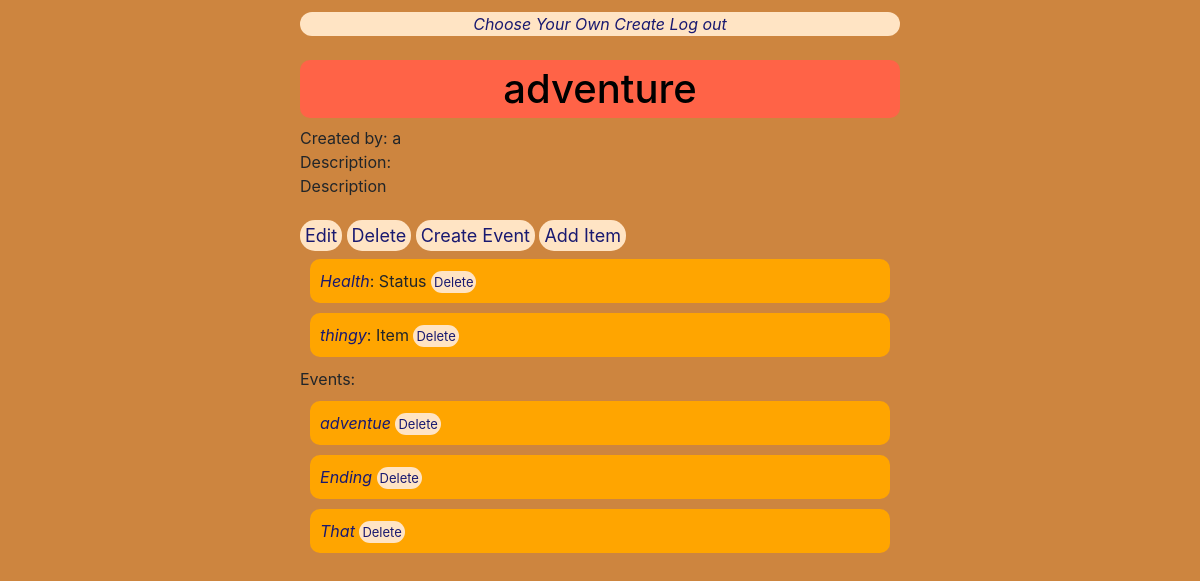
Screenshot of /editview/11 (signed in) with the database file from the repository.
### CYO/models.py (models this page shows, shortened)
class Adventure(models.Model):
    user = models.ForeignKey("User", on_delete=models.CASCADE, related_name="Creations")
    title = models.CharField(max_length=255)
    description = models.TextField()
    startevent = models.ForeignKey("Event", on_delete=models.CASCADE, null=True, related_name="First_screen")
    endevent = models.ForeignKey("Event", on_delete=models.SET_NULL, null=True, related_name="End_screen")

class User(AbstractUser):
    pass

class ItemStyle(models.Model):
    status = 'Status'
    item = 'Item'
    hidden_trigger = 'Hidden'
    ITEM_TYPE_CHOICES = [
        (status, 'Status'),
        (item, 'Item'),
        (hidden_trigger, 'Hidden Trigger')
    ]
    name = models.CharField(max_length=64)
    type = models.CharField(choices = ITEM_TYPE_CHOICES, default = status, max_length=64)
    adventure = models.ForeignKey("Adventure", on_delete=models.CASCADE, null=True, related_name="All_Items")

class Event(models.Model):
    adventure = models.ForeignKey("Adventure", on_delete=models.CASCADE, related_name="Events")
    text = models.TextField()
    title = models.CharField(max_length=255)

### CYO/views.py (the view)
# urls.py: path('editview/<int:index>', views.adventure_edit_view, name='ad_edit'),
@login_required
def adventure_edit_view(request, index):
    if request.method == "GET":
        try:
            adventure = Adventure.objects.get(id = index)
        except Adventure.DoesNotExist:
            return render(request, 'CYO/layout.html', {
                "message": "No such adventure"
            })
        if request.user == adventure.user:
            return render(request, 'CYO/adventureedit.html', {
                "adventure": adventure
            })
        else:
            return render(request, 'CYO/layout.html', {
                "message": "Only the creator may edit adventure"
            })

### CYO/templates/CYO/adventureedit.html
{% extends 'CYO/layout.html' %}
{% block body %}
<div id=adv_details>
    <h1 id="adventure_title">{{ adventure.title }}</h1>
    Created by: {{ adventure.user }} <br>
    Description:
    <div id = "adventure_description">{{ adventure.description }}</div>
</div>
<br>
<a id=adv_edit href="{% url 'edit' 'adventure' adventure.id %}" id="edit_button">Edit</a>
<a id=adv_dele href="{% url 'delete' 'adventure' adventure.id %}" id=delete>Delete</a>
<a id=adv_edit href="{% url 'event_create' adventure.id %}">Create event</a>
<a id=adv_edit href="{% url 'item_add' adventure.id %}">Add item</a> <br>
{% for item in adventure.All_Items.all %}
<div id = item>
    <a href="{% url 'edit' 'itemstyle' item.id %}">{{ item.name }}</a>: {{ item.type }} <a href="{% url 'delete' 'itemstyle' item.id %}" id=adv_dele_s>Delete</a>
</div>
{% endfor %}
Events:
{% for event in adventure.Events.all %}
<div id=events>
    <a href="{% url 'ev_edit' event.id %}">{{ event.title }}</a> <a href="{% url 'delete' 'event' event.id %}" id=adv_dele_s>Delete</a>
</div>
{% endfor %}
{% endblock %}

### CYO/static/CYO/style.css (style rules this page uses)
body { margin:auto; width:50%; padding-top:1%; align-items: center; background-color:peru; }
#navigation, #adv_edit, #adv_dele, #adv_dele_s { background-color: bisque; border-radius:15px; text-align:center; }
#adv_edit, #adv_dele { padding:5px; text-transform: capitalize; font-size:large; font-style: normal; }
#adv_dele_s { padding: 3px; font-size:small; font-style: normal; }
#text, #adventure_description, #text_Item, #text_Status { white-space: pre-line; word-wrap: break-word; }
h2, h1 { background-color: tomato; color:black; text-align: center; padding: 5px; border-radius: 10px; word-wrap: break-word; }
#item, #events, #event_choices, #items_edit { padding:10px; margin:10px; border-radius: 10px; background-color: orange; word-wrap: break-word; }
a { color:midnightblue; font-style: oblique; }

### rows the page displays
Adventure: title "adventure", user "a", description "Description"
ItemStyle: name "Health", type "Status"
ItemStyle: name "thingy", type "Item"
Event: title "adventue"
Event: title "Ending"
Event: title "That"
